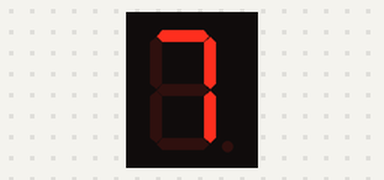
Recording of a sketch running on a simulated ESP32. Parts: 1-digit seven-segment display. Wiring (inferred from the names in the program): 1-digit 7-segment display, segments lit when HIGH: segments GPIO 12, GPIO 14, GPIO 27, GPIO 26, GPIO 25, GPIO 33, GPIO 32, GPIO 13. Random numbers use the default seed unless the sketch sets one; the segment pins are drawn as the display they are named for.

Above: at 0.1 s.
At 6.1 s:
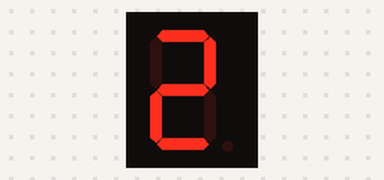
At 12.1 s:
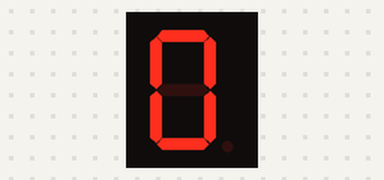
At 18.1 s:
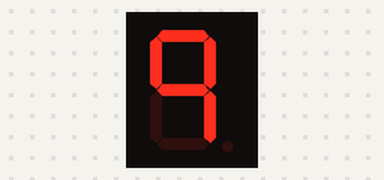
At 22.1 s:
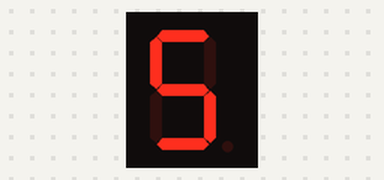
At 33.6 s:
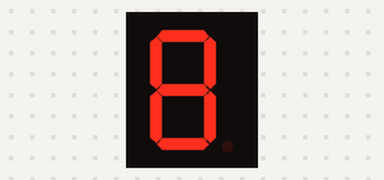

The sketch:

t1_new.ino
```cpp
int segmentPins[] = {13,12,14,27,26,25,33,32};
const byte seg_7[10] = {
  B01111110,
  B00110000,
  B01101101,
  B01111001,
  B00110011,
  B01011011,
  B01011111,
  B01110000,
  B01111111,
  B01110011
};
void display_seg(int num) {
  for(int i = 0;i < 8;i++)
  {
    digitalWrite(segmentPins[i], (seg_7[num] << i & 0x80) >> 7);
  }
}

void setup()
{
  Serial.begin(115200);
  for(int gpio = 0;gpio < 8;gpio++){
    pinMode(segmentPins[gpio],OUTPUT);
  }
}
void loop()
{
  int rand_num = random(0,10);
  display_seg(rand_num);
  delay(500);
}
```

Measured:
- what the display in image 1 shows lasts 1.0 s, from 6.0 s to 7.0 s
- what the display in image 2 shows lasts 0.5 s, from 12.0 s to 12.5 s
- what the display in image 3 shows lasts 1.5 s, from 18.0 s to 19.5 s
